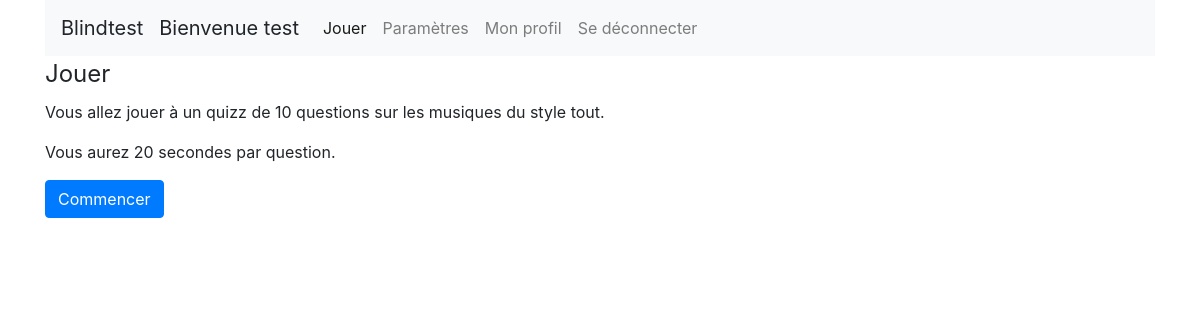
The page /play.php (signed in) on the database as committed earlier.
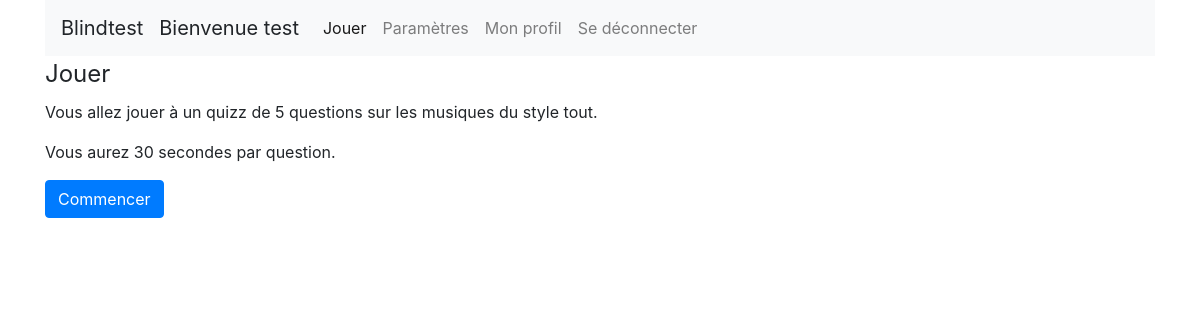
The same page on the database as committed later.
### tables this page shows
CREATE TABLE IF NOT EXISTS `parameters` (
  `parameters_id` int(11) NOT NULL AUTO_INCREMENT,
  `parameters_time` int(11) NOT NULL,
  `parameters_questions_number` int(11) NOT NULL,
  `user_id` int(11) NOT NULL,
  `music_style_id` int(11) NOT NULL,
  PRIMARY KEY (`parameters_id`),
  KEY `parameters_users_FK` (`user_id`),
  KEY `parameters_music_style0_FK` (`music_style_id`)
);

CREATE TABLE IF NOT EXISTS `music_style` (
  `music_style_id` int(11) NOT NULL AUTO_INCREMENT,
  `music_style` varchar(50) NOT NULL,
  PRIMARY KEY (`music_style_id`)
);

### dao/connectionBase.php (called while the page is built)
<?php
function pdo() {
    static $dbc = null;
    if ($dbc == null) {
        try {
            $dbc = new PDO('mysql:host=' . DB_HOST . ';dbname=' . DB_NAME, DB_USER, DB_PASSWORD,
                    array(PDO::MYSQL_ATTR_INIT_COMMAND => "SET NAMES utf8",
                PDO::ATTR_PERSISTENT => true));
        } catch (Exception $e) {
            echo 'Error: ' . $e->getMessage() . '<br />';
            echo 'N°: ' . $e->getCode() . '<br />';
            die('Could not connect to MySql');
        }
    }
    return $dbc;
}

### dao/dao.php (called while the page is built, shortened)
<?php
require_once './dao/connectionBase.php';
function Get_user_data($nickname) {
    $sql = "SELECT * FROM `users` WHERE `user_nickname` = :nickname";
    $query = pdo()->prepare($sql);
    $query->bindParam(':nickname', $nickname, PDO::PARAM_STR);
    $query->execute();
    return $query->fetch(PDO::FETCH_ASSOC);
}
function Get_parameters($user_id) {
    $sql = "SELECT * FROM `parameters` WHERE `user_id` = :user_id";
    $query = pdo()->prepare($sql);
    $query->bindParam(':user_id', $user_id, PDO::PARAM_INT);
    $query->execute();
    return $query->fetch(PDO::FETCH_ASSOC);
}
function Get_music_style_by_id($music_style_id) {
    $sql = "SELECT * FROM `music_style` WHERE `music_style_id` = :music_style_id";
    $query = pdo()->prepare($sql);
    $query->bindParam(':music_style_id', $music_style_id, PDO::PARAM_INT);
    $query->execute();
    return $query->fetch(PDO::FETCH_ASSOC)['music_style'];
}

### play.php (the view, shortened to what this page needs)
<?php
require_once './dao/dao.php';
$nickname = $_SESSION['user_nickname'];
$userData = Get_user_data($nickname);
$paramData = Get_parameters($userData['user_id']);
$music_style = Get_music_style_by_id($paramData['music_style_id']);
?>
<!DOCTYPE html>
<html>
    <head>
        <?php require_once './css/css_js.php'; ?>
    </head>
    <body>
        <div class="container">
            <?php require_once './navbar.php'; ?>
            <fieldset>
                <legend>Jouer</legend>
                <p>
                    Vous allez jouer à un quizz de <?= $paramData['parameters_questions_number']; ?>
                    questions sur les musiques du style <?= strtolower($music_style); ?>.
                </p>
                <p>
                    Vous aurez
                    <?= $paramData['parameters_time']; ?>
                    secondes par question.
                </p>
                <a class="btn btn-primary" href="playing.php">Commencer</a>
            </fieldset>
        </div>
    </body>
</html>

Rows that differ between the two databases and show on the page:
changed parameters "tout": parameters_questions_number "10" → "5"; parameters_time "20" → "30"
